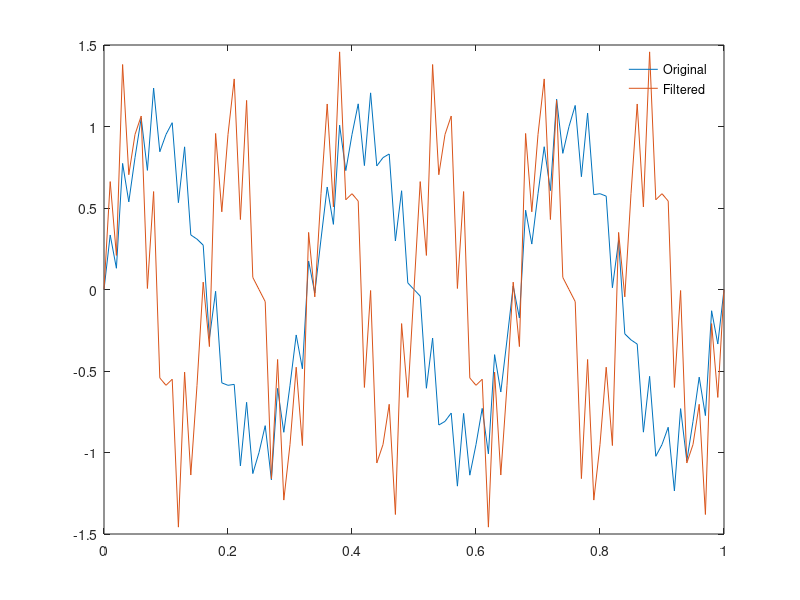

Write MATLAB code to recreate this figure.
clc
clear


fs = 100;
t = 0:1/fs:1;
x = sin(2*pi*t*3) + 0.25*sin(2*pi*t*40);
y = sin(2*pi*t*6) + 0.5*sin(2*pi*t*40);
% y = dsp_tools.custom_medfilt1(x,9);

plot(t,x,t,y)
legend('Original','Filtered')
legend('boxoff')
% utilities.save_fig_as_graphics('graphic_results')